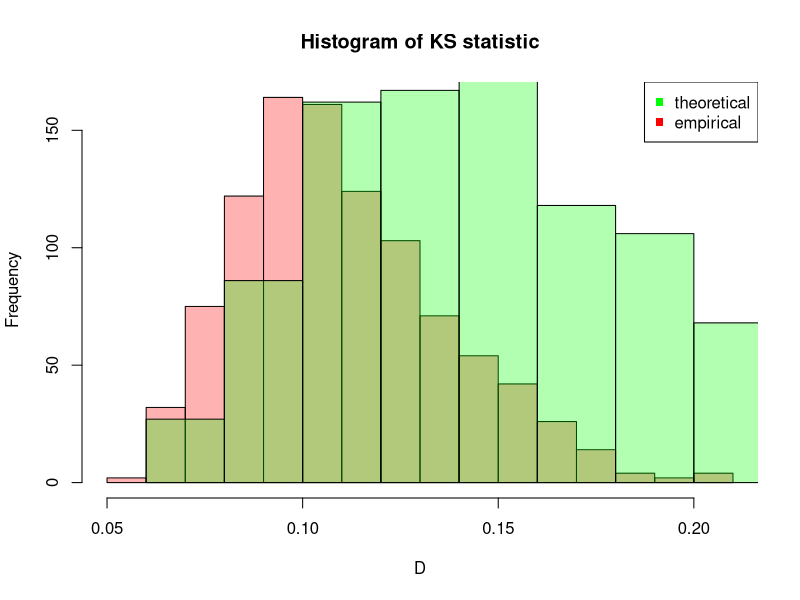

R code for this plot: (Note: this script raises an error after producing the figure.)
#' # Семинар 6. Критерии согласия
#' ## Задание 1. Критерий Колмогорова-Смирнова для проверки распределения с теоретическим
#' 

n <- 30
k <- 1000
#' Смоделируем выборку из нормального распределения `r k` раз, посчитаем критерий 
#' Колмогорова-Смирнова против нормального распределения с исходными параметрами и
#' против нормального распределения с эспирическими параметрами
sapply(1:k, function(k) {
  sample <- rnorm(n, 2, 1)
  k.t <- ks.test(sample, 'pnorm', 2, 1)
  k.e <- ks.test(sample, 'pnorm', mean(sample), sd(sample))  
  cbind(k.t$p.value, k.e$p.value, k.t$statistic, k.e$statistic)
}) -> ps

#' $\alpha$ для теоретических параметров 
sum(ps[1,] < 0.05) / k
#' $\alpha$ для эмпирических параметров
sum(ps[2,] < 0.05) / k

#' средняя разница между p-value 
mean(ps[1,] - ps[2,])

#' Посмотрим на статистики в обоих случаях
hist(ps[4,], col=rgb(1,0,0, 0.3), main='Histogram of KS statistic', xlab='D')
hist(ps[3,], col=rgb(0,1,0, 0.3), add=T)
legend('topright', c('theoretical', 'empirical'), col=c('green', 'red'), pch=15)

#' Видно, что для теоретических параметров значение D завышено 
#' 

#' ## Задание 2. Проверка распределения на нормальность. Сравнение критериев
#' 
require(nortest)

generate.tests <- function(n, k) {
  sapply(1:k, function(k) {
    a <- 2
    b <- 5
    sample <- runif(n, a, b)
    shapiro <- shapiro.test(sample)$p.value
    ks.e <- ks.test(sample, 'pnorm', mean(sample), sd(sample))$p.value
    ks.t <- ks.test(sample, 'pnorm', (b+a)/2, sqrt((b-a)^2/12))$p.value
    ad <- ad.test(sample)$p.value
    l <- lillie.test(sample)$p.value
    cbind(shapiro, ks.e, ks.t, ad, l)
  })
}

#' Смоделируем 1000 раз выборку из равномерного распределения, измерим p-value разных тестов
n <- 30
k <- 1000
ps <- generate.tests(n, k)

#' Измерим мощности
powers <- sapply(1:nrow(ps), function(n) {
  sum(ps[n,] < 0.05) / k  
})
test.names <- c('Shapiro', 'KS e', 'KS t', 'AD', 'Lilliefors')
powers.df <- data.frame(name = test.names, value=powers)
powers.df
#' На графике
plot(powers.df, type='h', xlab='Test', ylab='Power', main='Power of tests')

#' Посчитаем мощности для разных размеров выборки
ns <- seq(50, 500, 50) 
sapply(ns, function(n) {
  ps <- generate.tests(n, k)
  sapply(1:nrow(ps), function(n) {
    sum(ps[n,] < 0.05) / k  
  })  
}) -> ps.n

plot(ps.n[1,]~ns, type='l', ylim=c(0,1), ylab='Power', lwd=2, main='Power for runif')
lines(ps.n[2,]~ns, col=2, lwd=2)
lines(ps.n[3,]~ns, col=3, lwd=2)
lines(ps.n[4,]~ns, col=4, lwd=2)
lines(ps.n[5,]~ns, col=5, lwd=2)
legend('right', test.names, col=1:6, pch=1)

#' И для экспоненциального распределения
generate.tests <- function(n, k) {
  sapply(1:k, function(k) {
    sample <- rexp(n, 2)
    shapiro <- shapiro.test(sample)$p.value
    ks.e <- ks.test(sample, 'pnorm', mean(sample), sd(sample))$p.value
    ks.t <- ks.test(sample, 'pnorm', 1/2, 1/2)$p.value
    ad <- ad.test(sample)$p.value
    l <- lillie.test(sample)$p.value
    cbind(shapiro, ks.e, ks.t, ad, l)
  })
}

#' Посчитаем мощности для разных размеров выборки
ns <- seq(10, 100, by=10)
sapply(ns, function(n) {
  ps <- generate.tests(n, k)
  sapply(1:nrow(ps), function(n) {
    sum(ps[n,] < 0.05) / k  
  })  
}) -> ps.n

plot(ps.n[1,]~ns, type='l', ylim=c(0,1), ylab='Power', lwd=2, main='Power for rexp')
lines(ps.n[2,]~ns, col=2, lwd=2)
lines(ps.n[3,]~ns, col=3, lwd=2)
lines(ps.n[4,]~ns, col=4, lwd=2)
lines(ps.n[5,]~ns, col=5, lwd=2)
legend('right', test.names, col=1:6, pch=1)


#' # Задание 3. QQ-plot
#' 
n <- 5000
sample <- rnorm(n, 5, 2)
q.e.norm <- sample[order(sample)]
q.t <- sapply((0:(n-1))/n, FUN=qnorm, mean=5, sd=2)
hist(sample)
qqplot(q.e.norm, q.t, xlab='Empirical quantiles', ylab='Theoretical quantiles')
abline(0, 1, col=2)

sample <- rbeta(n, 1, 2)
q.e.beta1 <- sort(sample)
hist(sample)
qqplot(q.e.beta1, q.t, xlab='Empirical quantiles', ylab='Theoretical quantiles')
abline(0, 1, col=2)

sample <- rbeta(n, 2, 1)
q.e.beta2 <- sort(sample)
hist(sample)
qqplot(q.e.beta2, q.t, xlab='Empirical quantiles', ylab='Theoretical quantiles')
abline(0, 1, col=2)

sample <- rgamma(n, 5, 0.1)
q.e.gamma <- sort(sample)
hist(sample)
qqplot(q.e.gamma, q.t, xlab='Empirical quantiles', ylab='Theoretical quantiles')
abline(0, 1, col=2)

sample <- rnorm(n, 0, 2)
q.e.norm2 <- sort(sample)
hist(sample)
qqplot(q.e.norm2, q.t, xlab='Empirical quantiles', ylab='Theoretical quantiles')
abline(0, 1, col=2)

sample <- rnorm(n, 5, 2)
q.e.norm <- sort(scale(sample))
q.t <- sapply((0:(n-1))/n, FUN=qnorm, mean=0, sd=1)

sample <- rbeta(n, 1, 2)
q.e.beta1 <- sort(scale(sample))

sample <- rbeta(n, 2, 1)
q.e.beta2 <- sort(scale(sample))

sample <- rgamma(n, 5, 0.1)
q.e.gamma <- sort(scale(sample))

sample <- rnorm(n, 0, 2)
q.e.norm2 <- sort(scale(sample))

plot(q.e.norm, q.t, type='l', xlab='Empirical quantiles (normalized)', ylab='Theoretical quantiles')
lines(q.e.beta1, q.t, col=2)
lines(q.e.beta2, q.t, col=3)
lines(q.e.gamma, q.t, col=4)
lines(q.e.norm2, q.t, col=5)
legend('bottomright', c('rnorm(5,2)', 'rbeta(1,2)', 'rbeta(2,1)', 'rgamma(5,0.1)', 'rnorm(0,2)'), col=1:5, pch=15)
